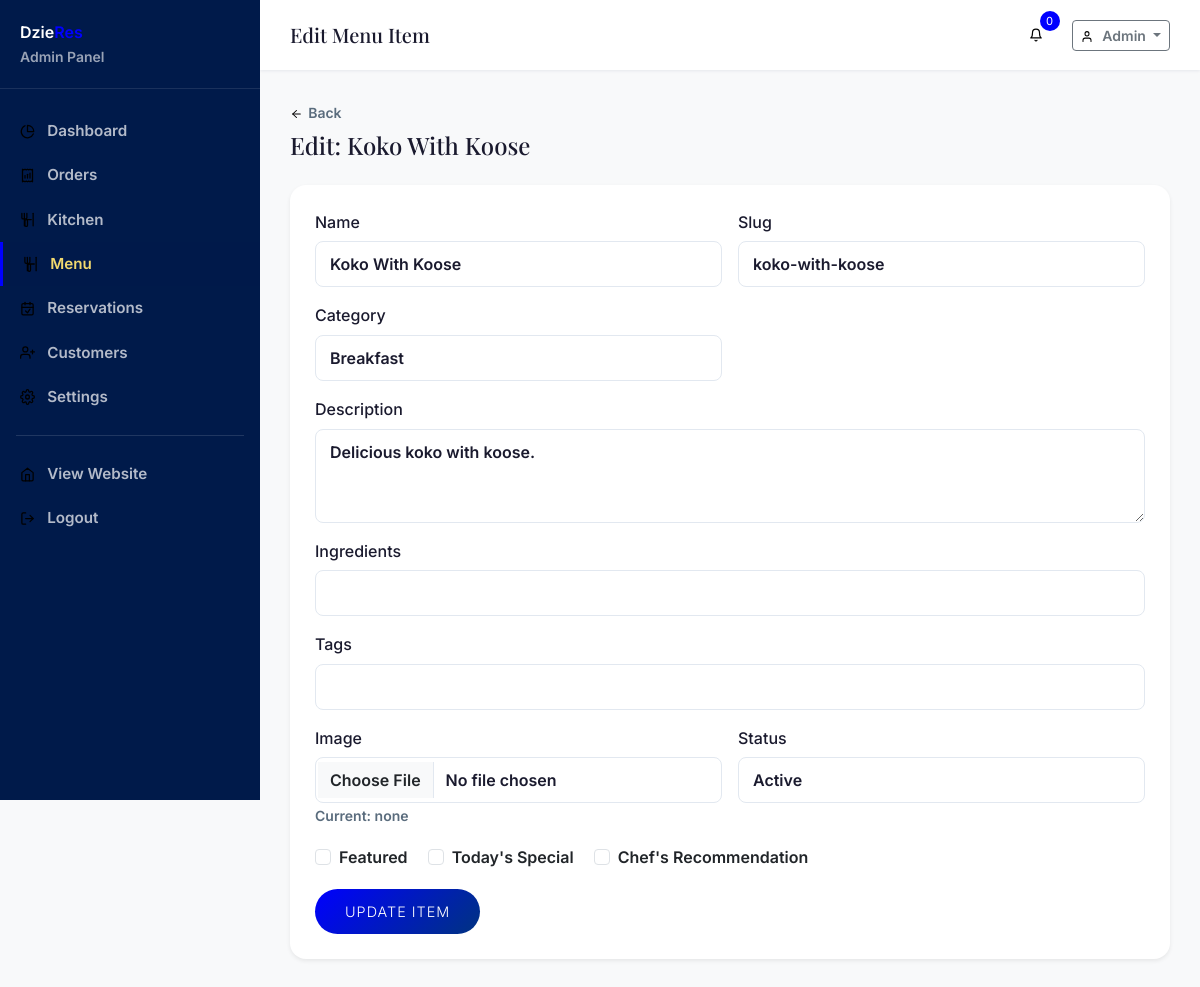
The app's page /admin/menu/1/edit (signed in) with its own data.
### tables this page shows
CREATE TABLE users (
    id INTEGER PRIMARY KEY AUTOINCREMENT,
    role_id INTEGER NOT NULL DEFAULT 3,
    firstname VARCHAR(50) NOT NULL,
    lastname VARCHAR(50) NOT NULL,
    email VARCHAR(100) NOT NULL UNIQUE,
    phone VARCHAR(20),
    password VARCHAR(255) NOT NULL,
    avatar VARCHAR(255),
    address TEXT,
    city VARCHAR(100),
    state VARCHAR(100),
    zip VARCHAR(20),
    country VARCHAR(100) DEFAULT 'Ghana',
    email_verified_at DATETIME,
    verification_token VARCHAR(100),
    remember_token VARCHAR(100),
    reset_token VARCHAR(100),
    reset_token_expires DATETIME,
    status TEXT DEFAULT 'active',
    last_login DATETIME,
    ip_address VARCHAR(45),
    created_at DATETIME DEFAULT CURRENT_TIMESTAMP,
    updated_at DATETIME DEFAULT CURRENT_TIMESTAMP,
    FOREIGN KEY (role_id) REFERENCES roles(id)
);

CREATE TABLE foods (
    id INTEGER PRIMARY KEY AUTOINCREMENT,
    category_id INTEGER NOT NULL,
    name VARCHAR(200) NOT NULL,
    slug VARCHAR(200) NOT NULL UNIQUE,
    description TEXT,
    ingredients TEXT,
    price DECIMAL(10,2) NOT NULL,
    discount_percent DECIMAL(5,2) DEFAULT 0,
    final_price DECIMAL(10,2),
    calories INTEGER,
    preparation_time INTEGER, -- in minutes
    image VARCHAR(255),
    images TEXT, -- JSON array
    spice_level TEXT DEFAULT 'mild',
    availability TEXT DEFAULT 'available',
    status TEXT DEFAULT 'active',
    is_featured INTEGER DEFAULT 0,
    is_todays_special INTEGER DEFAULT 0,
    is_chef_recommendation INTEGER DEFAULT 0,
    tags TEXT, -- JSON array
    serving_size VARCHAR(50),
    allergens TEXT, -- JSON array
    preparation_time_range VARCHAR(50),
    unit TEXT DEFAULT 'plate',
    stock_quantity INTEGER DEFAULT 999,
    min_order_qty INTEGER DEFAULT 1,
    max_order_qty INTEGER DEFAULT 20,
    sort_order INTEGER DEFAULT 0,
    created_at DATETIME DEFAULT CURRENT_TIMESTAMP,
    updated_at DATETIME DEFAULT CURRENT_TIMESTAMP,
    FOREIGN KEY (category_id) REFERENCES categories(id) ON DELETE CASCADE
);

CREATE TABLE categories (
    id INTEGER PRIMARY KEY AUTOINCREMENT,
    name VARCHAR(100) NOT NULL,
    slug VARCHAR(100) NOT NULL UNIQUE,
    description TEXT,
    image VARCHAR(255),
    icon VARCHAR(50),
    parent_id INTEGER,
    sort_order INTEGER DEFAULT 0,
    status TEXT DEFAULT 'active',
    is_featured INTEGER DEFAULT 0,
    created_at DATETIME DEFAULT CURRENT_TIMESTAMP,
    updated_at DATETIME DEFAULT CURRENT_TIMESTAMP,
    FOREIGN KEY (parent_id) REFERENCES categories(id) ON DELETE SET NULL
);

### views/admin/menu/edit.php (the view, shortened to what the rows shown need)
<?php
$tags = is_array($food->tags) ? implode(', ', $food->tags) : implode(', ', json_decode($food->tags ?? '[]', true));
$ingredients = is_array($food->ingredients ?? []) ? implode(', ', $food->ingredients) : $food->ingredients;
?>
<div class="d-flex justify-content-between align-items-center mb-4">
    <div><a href="<?= \baseUrl('admin/menu') ?>" class="text-muted small"><?= \icon('arrow-left', ['style' => 'width:0.9em;height:0.9em;margin-right:0.35rem;vertical-align:-0.15em;']) ?>Back</a><h4 class="mb-0 mt-1">Edit: <?= \escape($food->name) ?></h4></div>
</div>
<div class="card border-0 shadow-sm">
    <div class="card-body">
        <form method="POST" action="<?= \baseUrl('admin/menu/' . $food->id . '/update') ?>" enctype="multipart/form-data">
            <div class="row g-3">
                <div class="col-md-6"><label class="form-label">Name</label><input type="text" name="name" class="form-control" value="<?= \escape($food->name) ?>" required></div>
                <div class="col-md-6"><label class="form-label">Slug</label><input type="text" name="slug" class="form-control" value="<?= \escape($food->slug) ?>"></div>
                <div class="col-md-6"><label class="form-label">Category</label><select name="category_id" class="form-select"><?php foreach ($categories as $c): ?><option value="<?= $c->id ?>" <?= $food->category_id==$c->id?'selected':'' ?>><?= \escape($c->name) ?></option><?php endforeach; ?></select></div>
                <div class="col-12"><label class="form-label">Description</label><textarea name="description" class="form-control" rows="3"><?= \escape($food->description ?? '') ?></textarea></div>
                <div class="col-12"><label class="form-label">Ingredients</label><input type="text" name="ingredients" class="form-control" value="<?= \escape($ingredients) ?>"></div>
                <div class="col-12"><label class="form-label">Tags</label><input type="text" name="tags" class="form-control" value="<?= \escape($tags) ?>"></div>
                <div class="col-md-6"><label class="form-label">Image</label><input type="file" name="image" class="form-control" accept="image/*"><small class="text-muted">Current: <?= \escape($food->image ?? 'none') ?></small></div>
                <div class="col-md-6"><label class="form-label">Status</label><select name="status" class="form-select"><option value="active" <?= $food->status==='active'?'selected':'' ?>>Active</option></select></div>
                <div class="col-12">
                    <div class="form-check form-check-inline"><input class="form-check-input" type="checkbox" name="is_featured" id="f1" <?= $food->is_featured?'checked':'' ?>><label class="form-check-label" for="f1">Featured</label></div>
                    <div class="form-check form-check-inline"><input class="form-check-input" type="checkbox" name="is_todays_special" id="f2" <?= $food->is_todays_special?'checked':'' ?>><label class="form-check-label" for="f2">Today's Special</label></div>
                    <div class="form-check form-check-inline"><input class="form-check-input" type="checkbox" name="is_chef_recommendation" id="f3" <?= $food->is_chef_recommendation?'checked':'' ?>><label class="form-check-label" for="f3">Chef's Recommendation</label></div>
                </div>
            </div>
            <button class="btn btn-gold btn-lg mt-3">Update Item</button>
        </form>
    </div>
</div>

### Router.php (shortened to what the rows shown need)
<?php
class Router
{
    private $routes = [];
    private $middleware = [];
    private $prefix = '';
    private function addRoute(string $methods, string $path, $handler, array $middleware): void
    {
        $path = $this->prefix . $path;
        $methods = explode('|', $methods);
        foreach ($methods as $method) {
            $this->routes[] = [
                'method' => strtoupper(trim($method)),
                'path' => $path,
                'handler' => $handler,
                'middleware' => array_merge($this->middleware, $middleware),
                'pattern' => $this->pathToRegex($path),
            ];
        }
    }
    public function group(string $prefix, callable $callback, array $middleware = []): void
    {
        $previousPrefix = $this->prefix;
        $previousMiddleware = $this->middleware;
        $this->prefix = $previousPrefix . $prefix;
        $this->middleware = array_merge($previousMiddleware, $middleware);
        $this->prefix = $previousPrefix;
        $this->middleware = $previousMiddleware;
    }
    public function dispatch(): void
    {
        $method = $_SERVER['REQUEST_METHOD'];
        $uri = parse_url($_SERVER['REQUEST_URI'], PHP_URL_PATH);
        $basePath = dirname($_SERVER['SCRIPT_NAME']);
        if ($basePath !== '/' && strpos($uri, $basePath) === 0) {
            $uri = substr($uri, strlen($basePath));
        }
        $uri = '/' . trim($uri, '/');
        foreach ($this->routes as $route) {
            if ($route['method'] !== $method) {
                continue;
            }
            if (preg_match($route['pattern'], $uri, $matches)) {
                $params = array_filter($matches, function($key) {
                    return !is_numeric($key);
                }, ARRAY_FILTER_USE_KEY);
                $this->executeHandler($route['handler'], $params);
                return;
            }
        }
    }
    private function pathToRegex(string $path): string
    {
        $pattern = preg_replace('/\{([a-zA-Z_]+)\}/', '(?P<$1>[^/]+)', $path);
        $pattern = str_replace('/', '\/', $pattern);
        return '/^' . $pattern . '$/';
    }
    private function executeHandler($handler, array $params): void
    {
        if (is_callable($handler)) {
            call_user_func_array($handler, $params);
        } elseif (is_string($handler)) {
            if (strpos($handler, '@') !== false) {
                [$controller, $method] = explode('@', $handler);
                $instance = new $controller();
                call_user_func_array([$instance, $method], $params);
            } else {
                view($handler, $params);
            }
        }
    }
}

### views/admin/layouts/master.php (shortened to what the rows shown need)
<!DOCTYPE html>
<html lang="en" data-bs-theme="light">
<head>
    <link href="<?= \asset('vendor/bootstrap/bootstrap.min.css') ?>" rel="stylesheet">
    <link href="<?= \asset('vendor/fontawesome/all.min.css') ?>" rel="stylesheet">
    <link href="<?= \asset('vendor/fonts/local-fonts.css') ?>" rel="stylesheet">
    <link href="<?= \asset('css/style.css') ?>" rel="stylesheet">
</head>
<body>
    <div class="admin-wrapper">
        <aside class="admin-sidebar" id="adminSidebar">
            <div class="sidebar-brand">
                <a href="<?= \baseUrl('admin') ?>" class="text-decoration-none text-white">
                    <span class="brand-text">Dzie<span class="text-gold">Res</span></span>
                    <small class="d-block text-muted">Admin Panel</small>
                </a>
            </div>
            <nav class="sidebar-nav">
                <div class="nav-item <?= strpos($_SERVER['REQUEST_URI'], '/admin/dashboard') !== false || $_SERVER['REQUEST_URI'] === \baseUrl('admin') || rtrim($_SERVER['REQUEST_URI'], '/') === \baseUrl('admin') ? 'active' : '' ?>">
                    <a href="<?= \baseUrl('admin') ?>"><?= \icon('chart-pie', []) ?> Dashboard</a>
                </div>
                <div class="nav-item <?= strpos($_SERVER['REQUEST_URI'], '/admin/orders') !== false ? 'active' : '' ?>">
                    <a href="<?= \baseUrl('admin/orders') ?>"><?= \icon('receipt', []) ?> Orders</a>
                </div>
                <div class="nav-item <?= strpos($_SERVER['REQUEST_URI'], '/admin/kitchen') !== false ? 'active' : '' ?>">
                    <a href="<?= \baseUrl('admin/kitchen') ?>"><?= \icon('kitchen-set', []) ?> Kitchen</a>
                </div>
                <div class="nav-item <?= strpos($_SERVER['REQUEST_URI'], '/admin/menu') !== false ? 'active' : '' ?>">
                    <a href="<?= \baseUrl('admin/menu') ?>"><?= \icon('utensils', []) ?> Menu</a>
                </div>
                <div class="nav-item <?= strpos($_SERVER['REQUEST_URI'], '/admin/reservations') !== false ? 'active' : '' ?>">
                    <a href="<?= \baseUrl('admin/reservations') ?>"><?= \icon('calendar-check', []) ?> Reservations</a>
                </div>
                <div class="nav-item <?= strpos($_SERVER['REQUEST_URI'], '/admin/customers') !== false ? 'active' : '' ?>">
                    <a href="<?= \baseUrl('admin/customers') ?>"><?= \icon('user-plus', []) ?> Customers</a>
                </div>
                <div class="nav-item <?= strpos($_SERVER['REQUEST_URI'], '/admin/settings') !== false ? 'active' : '' ?>">
                    <a href="<?= \baseUrl('admin/settings') ?>"><?= \icon('cog', []) ?> Settings</a>
                </div>
                <hr class="text-white-50 mx-3">
                <div class="nav-item">
                    <a href="<?= \baseUrl() ?>"><?= \icon('globe', []) ?> View Website</a>
                </div>
                <div class="nav-item">
                    <a href="<?= \baseUrl('logout') ?>"><?= \icon('sign-out', []) ?> Logout</a>
                </div>
            </nav>
        </aside>
        <div class="admin-main">
            <header class="admin-header">
                <div class="d-flex justify-content-between align-items-center">
                    <div class="d-flex align-items-center gap-3">
                        <h5 class="mb-0"><?= \escape($pageTitle ?? 'Dashboard') ?></h5>
                    </div>
                    <div class="d-flex align-items-center gap-3">
                        <div class="dropdown">
                            <button class="btn btn-icon btn-sm position-relative" id="notificationBtn" data-bs-toggle="dropdown" aria-expanded="false">
                                <?= \icon('bell', []) ?>
                                <span class="cart-badge" id="notifCount">0</span>
                            </button>
                        </div>
                        <div class="dropdown">
                            <button class="btn btn-sm btn-outline-secondary dropdown-toggle" data-bs-toggle="dropdown">
                                <?= \icon('user', ['style' => 'width:0.9em;height:0.9em;margin-right:0.35rem;vertical-align:-0.15em;']) ?>
                                <?php $user = \auth(); if ($user): ?>
                                <?= \escape($user->firstname) ?>
                                <?php endif; ?>
                            </button>
                        </div>
                    </div>
                </div>
            </header>
            <div class="admin-content">
                <?php if (isset($contentView)): ?>
                    <?php \view($contentView, $data ?? []); ?>
                <?php else: ?>
                    <?php require $__viewPath ?? ''; ?>
                <?php endif; ?>
            </div>
        </div>
    </div>
</body>
</html>

### records on screen
users: firstname "Admin"
foods: name "Koko With Koose", slug "koko-with-koose", category_id "Breakfast", description "Delicious koko with koose.", image "none", status "Active"
